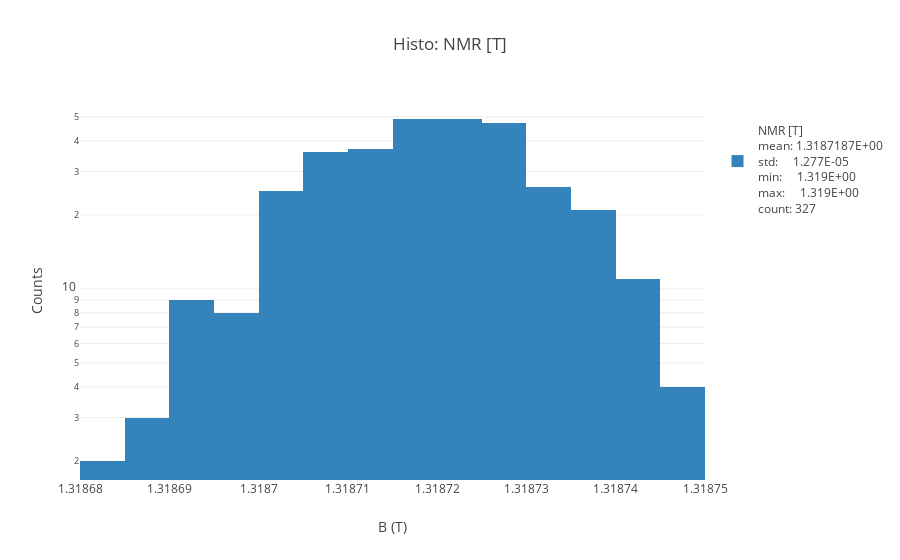
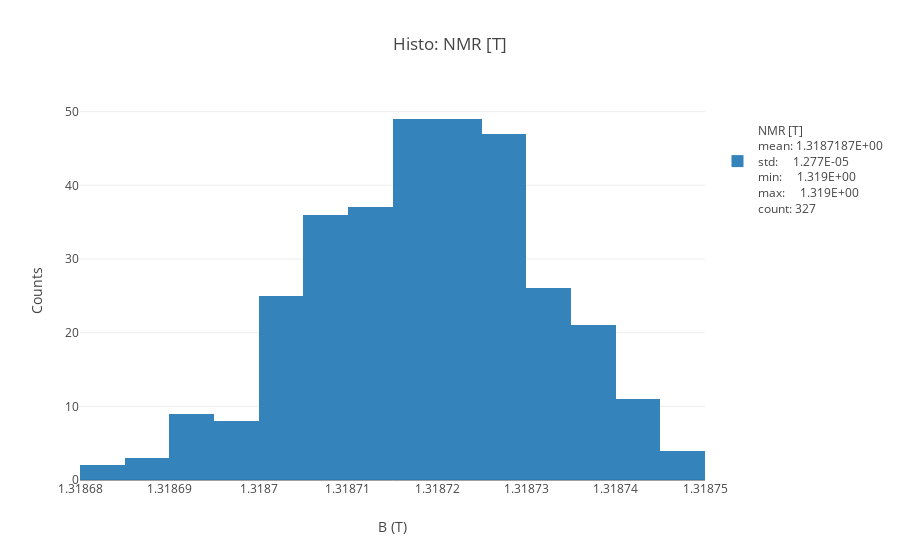

Here is the notebook cell these charts were saved with, in order:
### Code cell
fig = histo(df_g[g_cut2]['NMR [T]'],bins=25,yscale='log',inline=True)
fig = histo(df_g[g_cut2]['NMR [T]'],bins=25,inline=True)

### Figure 1 — Plotly figure (JSON) as saved in the notebook; plotly's stock layout.template omitted (floating-point values rounded to 4 significant figures; data arrays with more than 128 entries replaced by an {"elided": "..."} marker saying what was removed)
{"data": [{"name": "<br>NMR [T]<br>mean: 1.3187187E+00<br>std:     1.277E-05<br>min:     1.319E+00<br>max:     1.319E+00<br>count: 327", "nbinsx": 25, "opacity": 0.9, "type": "histogram", "uid": "0f27cd21-803d-4da1-8ae1-91e369eb2067", "x": {"elided": "327 float values"}}], "layout": {"barmode": "overlay", "showlegend": true, "title": "Histo: NMR [T]", "xaxis": {"title": "B (T)"}, "yaxis": {"autorange": true, "title": "Counts", "type": "log"}}}

### Figure 2 — Plotly figure (JSON) as saved in the notebook; plotly's stock layout.template omitted (floating-point values rounded to 4 significant figures; data arrays with more than 128 entries replaced by an {"elided": "..."} marker saying what was removed)
{"data": [{"name": "<br>NMR [T]<br>mean: 1.3187187E+00<br>std:     1.277E-05<br>min:     1.319E+00<br>max:     1.319E+00<br>count: 327", "nbinsx": 25, "opacity": 0.9, "type": "histogram", "uid": "e2a5f4a0-f61c-40bb-bed1-0b3500eececa", "x": {"elided": "327 float values"}}], "layout": {"barmode": "overlay", "showlegend": true, "title": "Histo: NMR [T]", "xaxis": {"title": "B (T)"}, "yaxis": {"autorange": true, "title": "Counts", "type": "linear"}}}
